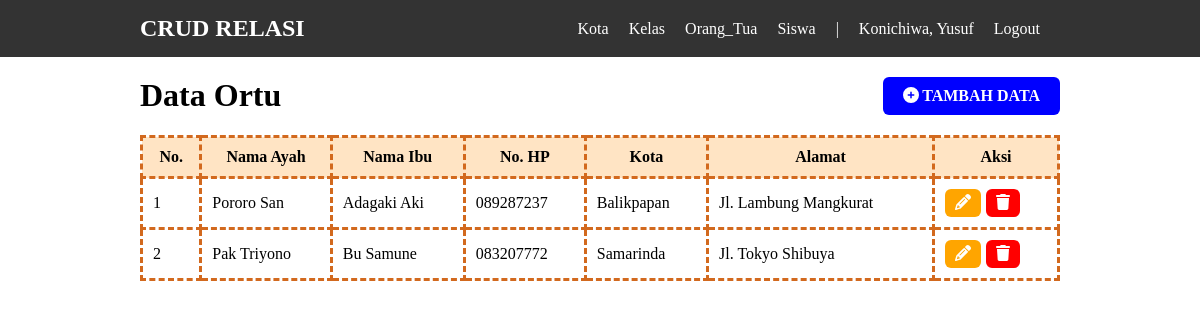
The app's page /orang_tua/index.php (signed in) with its own data.
### tables this page shows
CREATE TABLE `ortu` (
  `id` int(11) NOT NULL,
  `nama_ayah` varchar(100) NOT NULL,
  `nama_ibu` varchar(100) NOT NULL,
  `no_hp` varchar(15) NOT NULL,
  `alamat` text NOT NULL,
  `kota_id` int(11) NOT NULL,
  `created_at` timestamp NOT NULL DEFAULT CURRENT_TIMESTAMP
);

CREATE TABLE `kota` (
  `id` int(11) NOT NULL,
  `nama_kota` varchar(100) NOT NULL,
  `created_at` timestamp NOT NULL DEFAULT CURRENT_TIMESTAMP
);

### orang_tua/index.php (the view, shortened to what this page needs)
<?php
require_once '../conn2.php';
$pels = mysqli_query($conn, "SELECT *, ortu.id AS kode FROM ortu JOIN kota ON kota.id = ortu.kota_id ORDER BY ortu.id DESC");
$no = 1;
?>
<!DOCTYPE html>
<html lang="en">
<head>
   <link rel="stylesheet" href="../style.css">
   <link rel="stylesheet" href="https://cdnjs.cloudflare.com/ajax/libs/font-awesome/6.4.2/css/all.min.css" />
</head>
<body>
   <?php require_once '../navbar.php' ?>
   <main>
      <main>
         <div class="container">
            <div class="infwrap">
               <h1>Data Ortu</h1>
               <a class="btnadd" href="tambah.php"><span class="fas fa-plus-circle"></span> Tambah Data</a>
            </div>
            <table border="1" width="100%">
               <thead>
                  <tr>
                     <th>No.</th>
                     <th>Nama Ayah</th>
                     <th>Nama Ibu</th>
                     <th>No. HP</th>
                     <th>Kota</th>
                     <th>Alamat</th>
                     <th>Aksi</th>
                  </tr>
               </thead>
               <tbody>
                  <?php while ($data = mysqli_fetch_object($pels)) : ?>
                     <tr class="">
                        <td><?= $no++ ?></td>
                        <td><?= htmlspecialchars($data->nama_ayah) ?></td>
                        <td><?= htmlspecialchars($data->nama_ibu) ?></td>
                        <td><?= htmlspecialchars($data->no_hp) ?></td>
                        <td><?= htmlspecialchars($data->nama_kota) ?></td>
                        <td><?= htmlspecialchars($data->alamat) ?></td>
                        <td>
                           <div class="btnwrap">
                              <a class="btnedit" href="edit.php?id=<?= $data->kode ?>"><span class="fas fa-pencil"></span></a>
                              <a class="btnremove" onclick="return confirm('Antum yakin ingin menghapus data ini?')" href="hapus.php?id=<?= $data->kode ?>"><span class="fas fa-trash"></span></a>
                           </div>
                        </td>
                     </tr>
                  <?php endwhile; ?>
               </tbody>
            </table>
         </div>
      </main>
   </main>
</body>
</html>

### style.css (style rules this page uses)
body, ul, li { margin: 0; padding: 0; list-style: none; }
* { margin: 0; padding: 0; box-sizing: border-box; font-family: 'Fake Receipt'; }
.container { width: 80%; padding: 20px; margin: auto; }
.infwrap { display: flex; justify-content: space-between; }
table { border-collapse: collapse; }
table, tr, th, td { border: 3px dashed chocolate; }
td { padding: 10px; }
table thead { background-color: bisque; }
table thead th { padding: 10px; }
.btnadd { padding: 10px 20px; outline: none; border-radius: 6px; background-color: blue; color: white; text-decoration: none; font-weight: bold; text-transform: uppercase; }
.btnedit { padding: 5px 10px; outline: none; border-radius: 6px; background-color: orange; color: white; text-decoration: none; font-weight: bold; text-transform: uppercase; }
.btnremove { padding: 5px 10px; outline: none; border-radius: 6px; background-color: red; color: white; text-decoration: none; font-weight: bold; text-transform: uppercase; }
.btnwrap { display: flex; gap: 5px; }

### records on screen
ortu: nama_ayah "Pororo San", nama_ibu "Adagaki Aki", no_hp "089287237", kota.nama_kota "Balikpapan", alamat "Jl. Lambung Mangkurat"
ortu: nama_ayah "Pak Triyono", nama_ibu "Bu Samune", no_hp "083207772", kota.nama_kota "Samarinda", alamat "Jl. Tokyo Shibuya"

### other values on screen
$_SESSION['nama'] "Yusuf"
